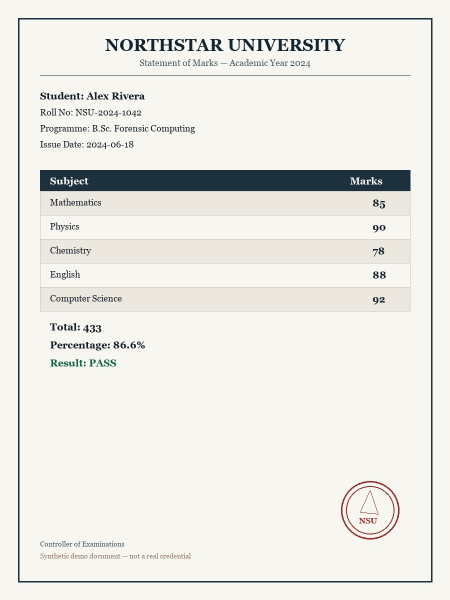
#> input picture samples/genuine_marksheet.jpg, 900 x 1200 px (shown at 1/2 size)
$ python -i heatmap.py   (imports and definitions only)
#> lines starting #> are read from the running program, lines starting #| are printed output that depends on the picture
#> further down, picture is the input picture: shape (1200, 900, 3); mean B, G, R 228.8, 233.4, 233.8
from __future__ import annotations

from pathlib import Path

import cv2
import numpy as np

from certificate_doctor.models import Region


def ela_maps(bgr: np.ndarray, quality: int = 90, scale: float = 15.0) -> tuple[np.ndarray, np.ndarray]:
    """Return (gray_diff amplified uint8, color heatmap BGR)."""
#> called with quality = 90, scale = 15
    ok, enc = cv2.imencode(".jpg", bgr, [int(cv2.IMWRITE_JPEG_QUALITY), int(quality)])
    if not ok:
        raise RuntimeError("ELA encode failed")
    recompressed = cv2.imdecode(enc, cv2.IMREAD_COLOR)
    if recompressed is None:
        raise RuntimeError("ELA decode failed")
    if recompressed.shape[:2] != bgr.shape[:2]:
        recompressed = cv2.resize(recompressed, (bgr.shape[1], bgr.shape[0]))

    diff = cv2.absdiff(bgr, recompressed).astype(np.float32)
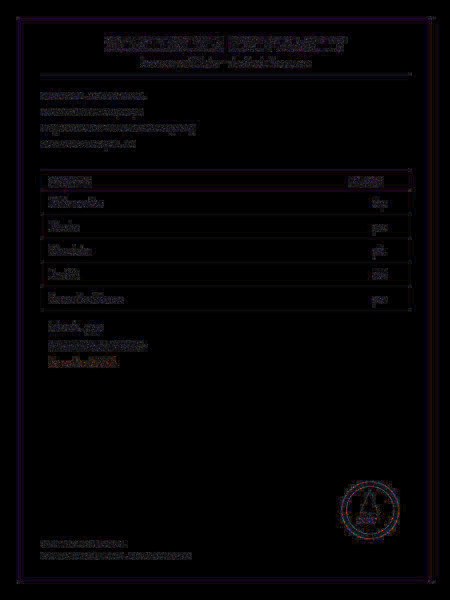
#> diff: shape (1200, 900, 3) float32 (shown at 1/2 size); mean B, G, R 0.6, 0.4, 0.6; drawn with min black and max white
    gray = cv2.cvtColor(diff, cv2.COLOR_BGR2GRAY)
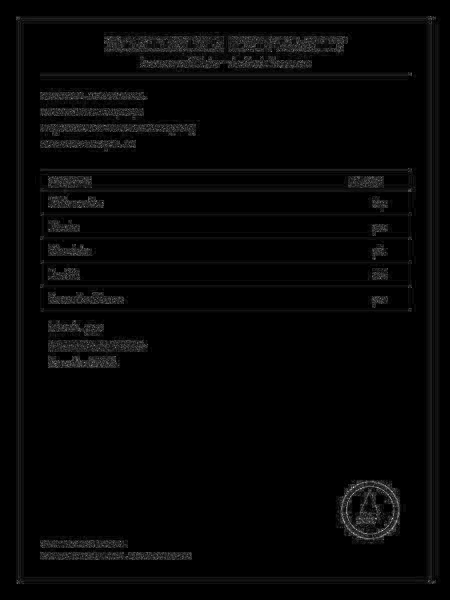
#> gray: shape (1200, 900) float32 (shown at 1/2 size); min 0, max 20.82, mean 0.5; drawn with min black and max white
    amp = np.clip(gray * scale, 0, 255).astype(np.uint8)
    heat = cv2.applyColorMap(amp, cv2.COLORMAP_INFERNO)
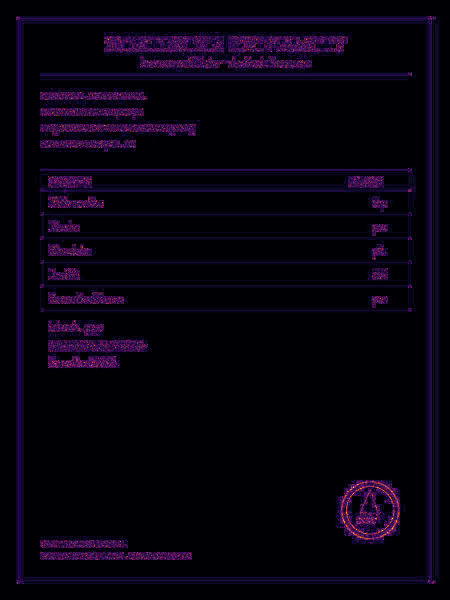
#> heat: shape (1200, 900, 3) (shown at 1/2 size); mean B, G, R 15.1, 2.5, 7.5
    return amp, heat


# [61 lines left out: functions overlay_heatmap, draw_regions, save_artifacts, not called in this run]

>>> import cv2
>>> picture = cv2.imread('../../samples/genuine_marksheet.jpg')
>>> result = ela_maps(picture)
